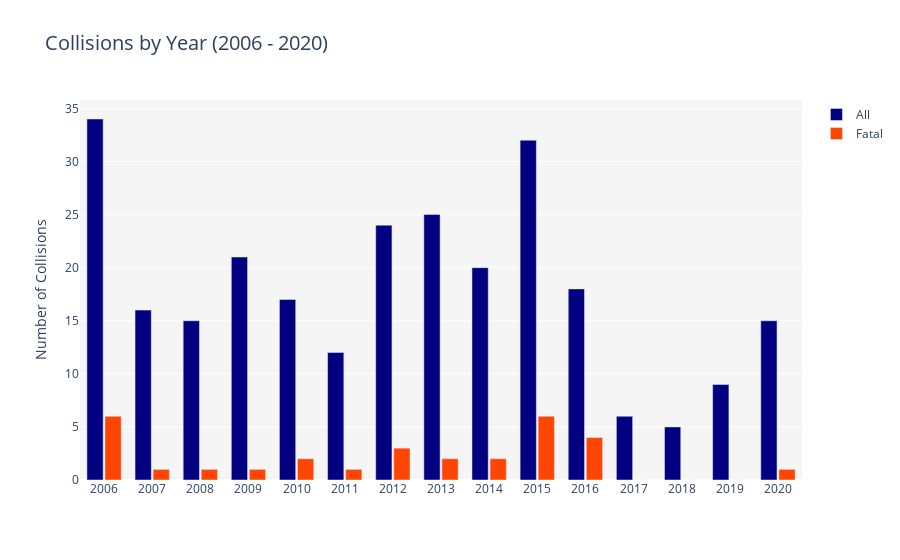

Notebook code for this chart:
### Code cell
fig = {
    "data": [{"type": "bar",
              "x": fatal_year.index,
              "y": fatal_year['All Collisions'],
              "name": "All",
              "marker_color": "rgb(0, 0, 128)",
              "hoverinfo": "y"
             },
             {"type": "bar",
              "x": fatal_year.index,
              "y": fatal_year['Fatal Collisions'],
              "name": "Fatal",
              "marker_color": "rgb(255, 69, 0)",
              "hoverinfo": "y"
             }],
    "layout": {"title": {"text": "Collisions by Year (2006 - 2020)", "font_size": 20},
               "xaxis": {"tickfont_size": 12, 
                         "type": "category"},
               "yaxis": {"title": "Number of Collisions",  
                         "tickfont_size": 12},
               "barmode": "group",
               "bargap": 0.25,
               "bargroupgap": 0.1,
               "plot_bgcolor": "#F5F5F5"
              }
}

pio.show(fig)

### Figure 1 — Plotly figure (JSON) as saved in the notebook; plotly's stock layout.template omitted (floating-point values rounded to 4 significant figures)
{"data": [{"hoverinfo": "y", "marker": {"color": "rgb(0, 0, 128)"}, "name": "All", "type": "bar", "x": [2006, 2007, 2008, 2009, 2010, 2011, 2012, 2013, 2014, 2015, 2016, 2017, 2018, 2019, 2020], "y": [34, 16, 15, 21, 17, 12, 24, 25, 20, 32, 18, 6, 5, 9, 15]}, {"hoverinfo": "y", "marker": {"color": "rgb(255, 69, 0)"}, "name": "Fatal", "type": "bar", "x": [2006, 2007, 2008, 2009, 2010, 2011, 2012, 2013, 2014, 2015, 2016, 2017, 2018, 2019, 2020], "y": [6, 1, 1, 1, 2, 1, 3, 2, 2, 6, 4, 0, 0, 0, 1]}], "layout": {"bargap": 0.25, "bargroupgap": 0.1, "barmode": "group", "plot_bgcolor": "#F5F5F5", "title": {"font": {"size": 20}, "text": "Collisions by Year (2006 - 2020)"}, "xaxis": {"tickfont": {"size": 12}, "type": "category"}, "yaxis": {"tickfont": {"size": 12}, "title": {"text": "Number of Collisions"}}}}
